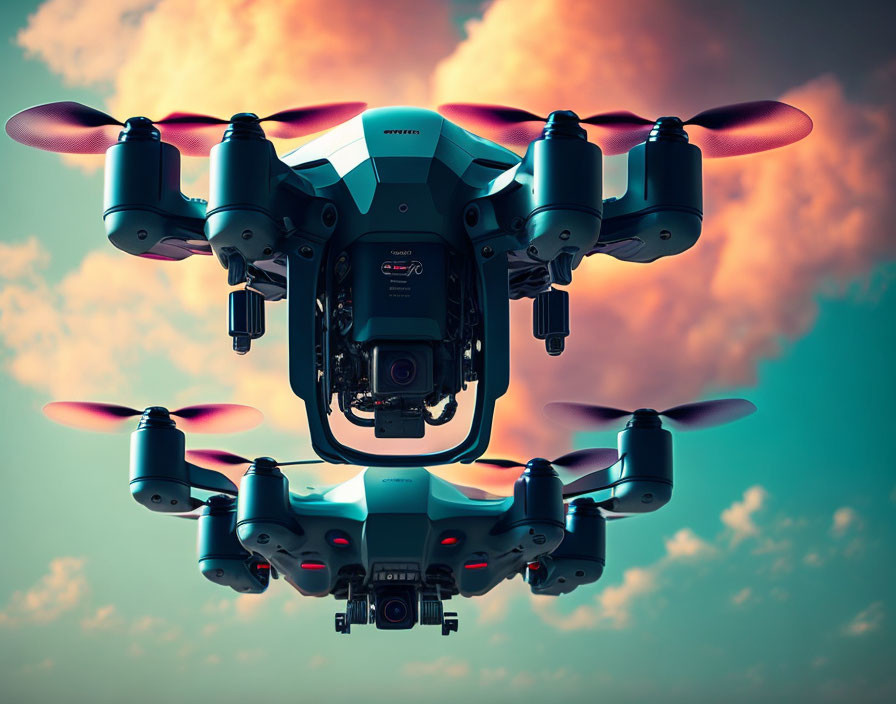
#> input picture drone.jpg, 896 x 704 px
$ python Histograma_1.py
#> lines starting #> are read from the running program, lines starting #| are printed output that depends on the picture
import cv2
import numpy as np
import matplotlib.pylab as plt
img_bgr=cv2.imread("drone.jpg")
#> img_bgr is the input picture: shape (704, 896, 3); mean B, G, R 116.6, 125.5, 118.4


img_rgb=cv2.cvtColor(img_bgr,cv2.COLOR_BGR2RGB)
hist_values=cv2.calcHist([img_bgr], channels=[1], mask=None,histSize=[256],ranges=[0,256]) #Calcula el histograma par la matriz verde
#> hist_values = 256 values, max 5645 at index 19, min 223 at index 254, mean 2464
print(hist_values.shape)
#| (256, 1)
tamaño=(512,512)

img_rgb=cv2.cvtColor(img_bgr,cv2.COLOR_BGR2RGB)
hist_values1=cv2.calcHist([img_bgr], channels=[0], mask=None,histSize=[256],ranges=[0,256]) #Calcula el histograma par la matriz rojo
#> hist_values1 = 256 values, max 7122 at index 121, min 5 at index 1, mean 2464
print(hist_values1.shape)
#| (256, 1)
tamaño=(512,512)

img_rgb=cv2.cvtColor(img_bgr,cv2.COLOR_BGR2RGB)
hist_values2=cv2.calcHist([img_bgr], channels=[2], mask=None,histSize=[256],ranges=[0,256]) #Calcula el histograma par la matriz blue
#> hist_values2 = 256 values, max 17871 at index 2, min 932 at index 95, mean 2464
print(hist_values2.shape)
#| (256, 1)
tamaño=(512,512)

img_resize=cv2.resize(img_bgr,tamaño,interpolation=cv2.INTER_CUBIC)
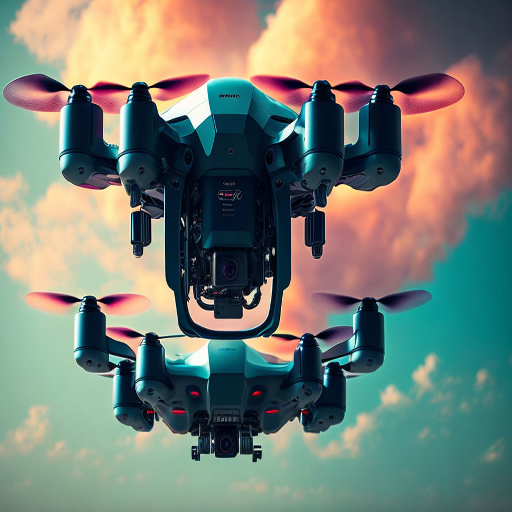
#> img_resize: shape (512, 512, 3); mean B, G, R 116.6, 125.5, 118.4
hist_values_resize=cv2.calcHist([img_resize], channels=[1], mask=None,histSize=[256],ranges=[0,256])
#> hist_values_resize = 256 values, max 2233 at index 19, min 106 at index 254, mean 1024
#plt.plot(hist_values)

img_resize1=cv2.resize(img_bgr,tamaño,interpolation=cv2.INTER_CUBIC)
hist_values_resize1=cv2.calcHist([img_resize1], channels=[0], mask=None,histSize=[256],ranges=[0,256])
#> hist_values_resize1 = 256 values, max 2962 at index 120, min 8 at index 1, mean 1024
#plt.plot(hist_values)

img_resize2=cv2.resize(img_bgr,tamaño,interpolation=cv2.INTER_CUBIC)
hist_values_resize2=cv2.calcHist([img_resize2], channels=[2], mask=None,histSize=[256],ranges=[0,256])
#> hist_values_resize2 = 256 values, max 7683 at index 2, min 375 at index 95, mean 1024
#plt.plot(hist_values)

print(img_bgr.shape)
#| (704, 896, 3)
min=0
max=0
for x in hist_values:
    for z in x:
        if z > max:
             max = z
        if z < min:
            min = z
#> this loop made 256 passes
#> x on passes 1 to 3: [879], [710], [897]
#> after the loop, max = 5645; min = 0
print(max)
#| 5645.0
print(min)
#| 0

fig_1 = plt.figure()
# imagen original
ax1 = fig_1.add_subplot(2,2,1)
ax1.imshow(img_rgb)
ax1.set_title("IMAGEN")

# recorte
ax2 = fig_1.add_subplot(2,2,2)
ax2.plot(hist_values_resize)
ax2.set_title("Histograma verde")

ax3 = fig_1.add_subplot(2,2,3)
ax3.plot(hist_values_resize1)
ax3.set_title("Histograma rojo")

ax4 = fig_1.add_subplot(2,2,4)
ax4.plot(hist_values_resize2)
ax4.set_title("Histograma azul")

plt.show()
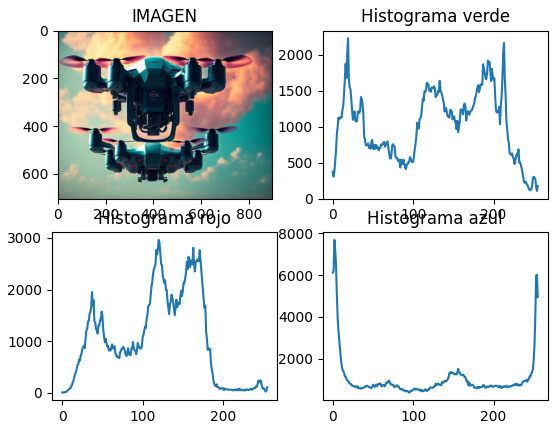
#> figure drawn by matplotlib, 4 panels; panel 2: curve peaks at x = 19, y = 2233; panel 3: curve peaks at x = 120, y = 2962; panel 4: curve peaks at x = 2, y = 7683

$ run again, with abuelo.jpg copied over drone.jpg
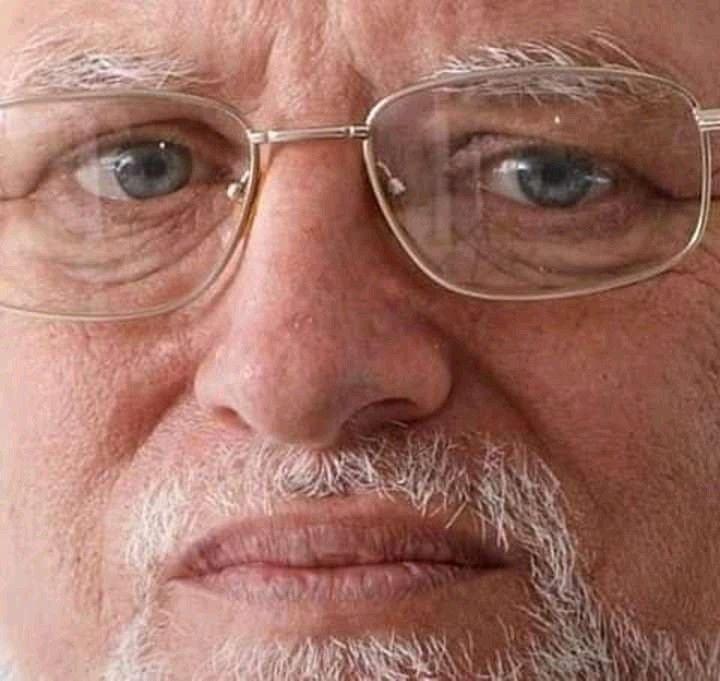
#> input picture abuelo.jpg, 720 x 681 px
#> img_bgr is the input picture: shape (681, 720, 3); mean B, G, R 100.7, 112.6, 160.3
#> hist_values = 256 values, max 6337 at index 73, min 0 at index 247, mean 1915.3
#| (256, 1)
#> hist_values1 = 256 values, max 6551 at index 67, min 0 at index 239, mean 1915.3
#| (256, 1)
#> hist_values2 = 256 values, max 5872 at index 140, min 0 at index 0, mean 1915.3
#| (256, 1)
#> `img_resize=cv2.resize(img_bgr,tamaño,interpolation=cv2.INTER_CUBIC)`:
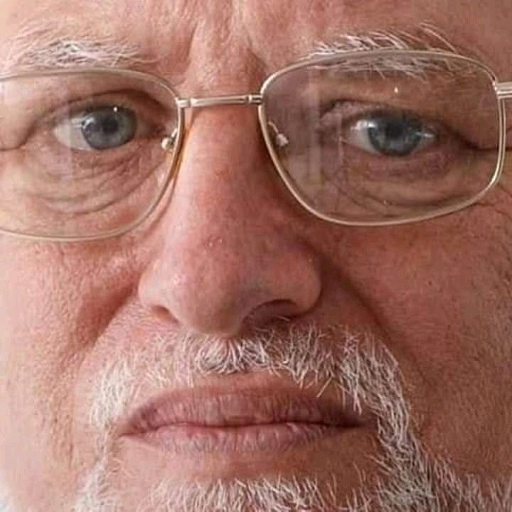
#> img_resize: shape (512, 512, 3); mean B, G, R 100.7, 112.6, 160.3
#> hist_values_resize = 256 values, max 3373 at index 74, min 0 at index 247, mean 1024
#> hist_values_resize1 = 256 values, max 3353 at index 67, min 0 at index 237, mean 1024
#> hist_values_resize2 = 256 values, max 2998 at index 132, min 0 at index 0, mean 1024
#| (681, 720, 3)
#> the loop `for x in hist_values:` made 256 passes
#> x on passes 1 to 3: [3], [4], [4]
#> after the loop `for x in hist_values:`: max = 6337; min = 0
#| 6337.0
#| 0
#> `plt.show()`:
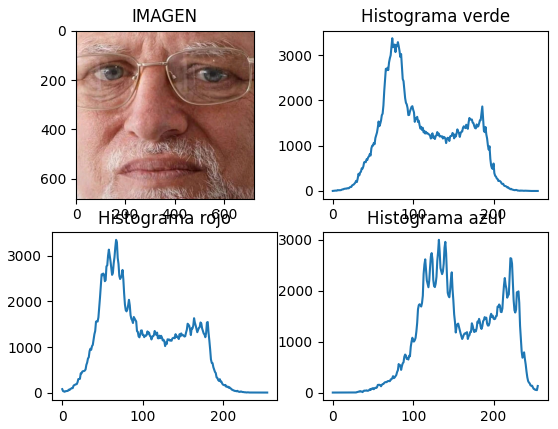
#> figure drawn by matplotlib, 4 panels; panel 2: curve peaks at x = 74, y = 3373; panel 3: curve peaks at x = 67, y = 3353; panel 4: curve peaks at x = 132, y = 2998

$ run again, with ojos.jpg copied over drone.jpg
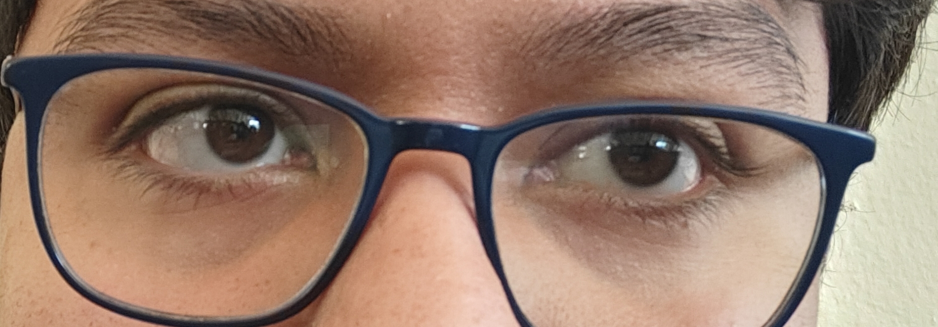
#> input picture ojos.jpg, 1876 x 654 px (shown at 1/2 size)
#> img_bgr is the input picture: shape (654, 1876, 3); mean B, G, R 106.7, 121.8, 148.3
#> hist_values = 256 values, max 9270 at index 128, min 0 at index 0, mean 4792.6
#| (256, 1)
#> hist_values1 = 256 values, max 10491 at index 105, min 1 at index 248, mean 4792.6
#| (256, 1)
#> hist_values2 = 256 values, max 14309 at index 217, min 0 at index 0, mean 4792.6
#| (256, 1)
#> `img_resize=cv2.resize(img_bgr,tamaño,interpolation=cv2.INTER_CUBIC)`:
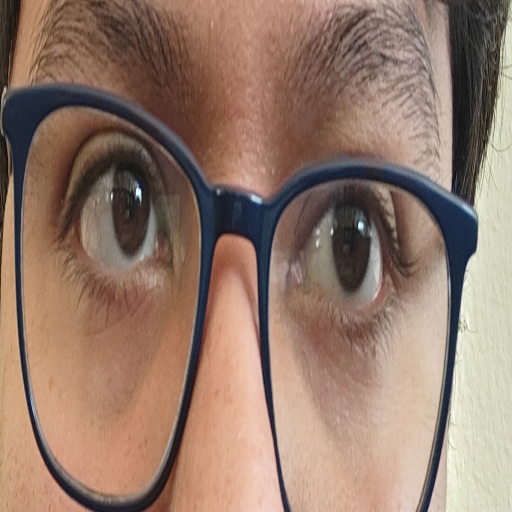
#> img_resize: shape (512, 512, 3); mean B, G, R 106.7, 121.8, 148.3
#> hist_values_resize = 256 values, max 2024 at index 135, min 0 at index 0, mean 1024
#> hist_values_resize1 = 256 values, max 2323 at index 106, min 0 at index 236, mean 1024
#> hist_values_resize2 = 256 values, max 3006 at index 218, min 0 at index 0, mean 1024
#| (654, 1876, 3)
#> the loop `for x in hist_values:` made 256 passes
#> x on passes 1 to 3: [0], [0], [2]
#> after the loop `for x in hist_values:`: max = 9270; min = 0
#| 9270.0
#| 0
#> `plt.show()`:
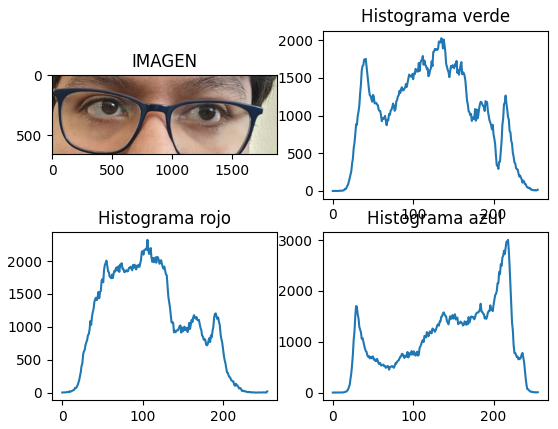
#> figure drawn by matplotlib, 4 panels; panel 2: curve peaks at x = 135, y = 2024; panel 3: curve peaks at x = 106, y = 2323; panel 4: curve peaks at x = 218, y = 3006
